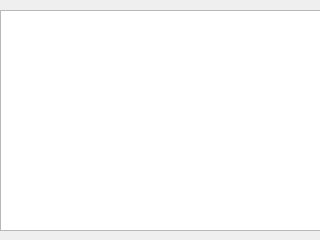
<?xml version="1.0" encoding="UTF-8"?>
<ui version="4.0">
 <class>ExpiredItems</class>
 <widget class="QDialog" name="ExpiredItems">
  <property name="geometry">
   <rect>
    <x>0</x>
    <y>0</y>
    <width>320</width>
    <height>240</height>
   </rect>
  </property>
  <property name="windowTitle">
   <string>Dialog</string>
  </property>
  <widget class="QTableView" name="tableView">
   <property name="geometry">
    <rect>
     <x>0</x>
     <y>10</y>
     <width>321</width>
     <height>221</height>
    </rect>
   </property>
  </widget>
 </widget>
 <resources/>
 <connections/>
</ui>
